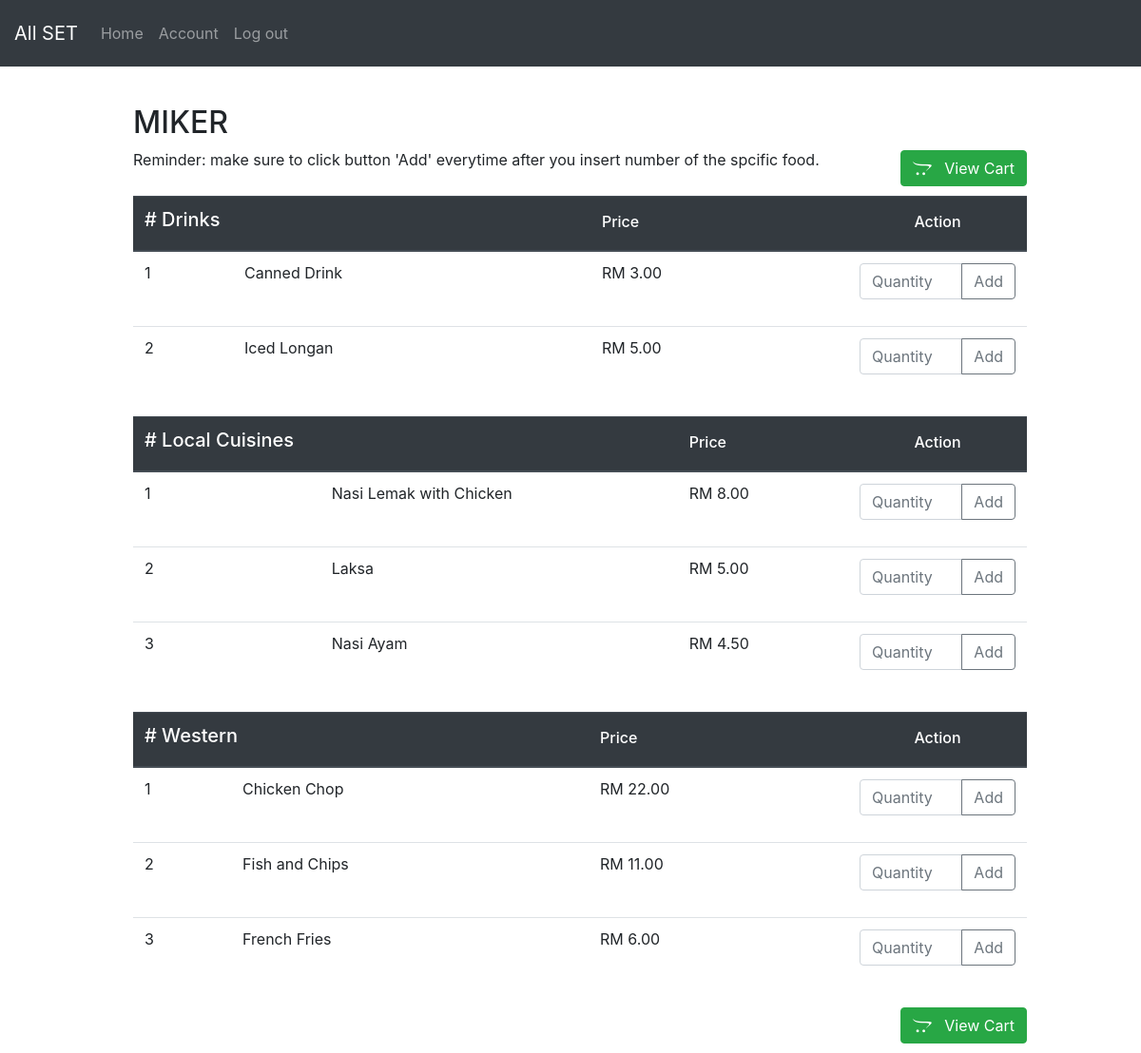
The page /food_menu_customer.php?action=shop&id=1 on the database its author committed.
### tables this page shows
CREATE TABLE `restaurant_owner` (
  `owner_id` int(11) NOT NULL,
  `restaurant_name` varchar(255) NOT NULL,
  `owner_name` varchar(255) NOT NULL,
  `phone_no` varchar(255) NOT NULL,
  `owner_email` varchar(255) NOT NULL,
  `restaurant_img` varchar(255) NOT NULL,
  `available` varchar(255) NOT NULL
);

CREATE TABLE `food_type` (
  `food_type_id` varchar(8) NOT NULL,
  `food_desc` varchar(255) NOT NULL
);

CREATE TABLE `food` (
  `food_id` int(255) NOT NULL,
  `owner_id` int(255) NOT NULL,
  `food_name` varchar(255) NOT NULL,
  `food_type_id` varchar(8) NOT NULL,
  `food_price` decimal(6,2) NOT NULL
);

### food_menu_customer.php (the view, shortened to what this page needs)
<?php
  include_once 'dbConn.php';
  include_once 'top-nav.php';
?>
<head>
</head>
<body>
	<?php
		$owner_id = $_SESSION['restaurant'];
		$food_type = "SELECT * FROM food_type;";
		$foodtype_result = mysqli_query($conn, $food_type);
		$owner_rest = "SELECT * FROM restaurant_owner WHERE owner_id ='".$owner_id."';";
		$owner_result = mysqli_query($conn, $owner_rest);
	?>
	<div class="d-flex justify-content-center">
		<div class="main-box">
			<div class="d-flex justify-content-between top-menu" style="margin-bottom: 10px;">
				<div class="rest-name">
					<h2><span>
						<?php
							while ($owner = mysqli_fetch_assoc($owner_result)) {
								echo $owner['restaurant_name'];
							}
						?>
					</span></h2>
					<p>Reminder: make sure to click button 'Add' everytime after you insert number of the spcific food.</p>
				</div>
				<div class="cart-button mt-auto">
					<a href="cart-customer.php" type="button" class="btn btn-success"><i class="fab fa-opencart"></i>&nbsp;&nbsp; View Cart</a>
				</div>
			</div>
			<div class="food-list">
					<?php
						while ($ft_record = mysqli_fetch_assoc($foodtype_result)) {
							$ft = $ft_record['food_type_id'];
							$food_menu = "SELECT * FROM food WHERE owner_id ='".$owner_id."' AND food_type_id = '".$ft."';";
							$food_result = mysqli_query($conn, $food_menu);
							if($food_result->num_rows > 0){
								echo "<table class='table'>";
								echo "<thead class='thead-dark'><tr><th scope='col' colspan='2'><h5># ".$ft_record['food_desc']."</h5></th>";
								echo "<th scope='col'><h6>Price</h6></th>";
								echo "<th scope='col'><center><h6>Action</h6></center></th></tr>";
								echo "</thead><tbody>";
								$i = 1;
								while ($fr_record = mysqli_fetch_assoc($food_result)) {
					?>
							<tr>
								<td><?php echo $i;?></td>
								<td class="food-name"><p><?php echo $fr_record['food_name']; ?></p></td>
								<td class="food-price"><p>RM <?php echo $fr_record['food_price']; ?></p></td>
								<td class="food-action">
									<form method="post" action="food_menu_customer.php?action=add&id=<?php echo $fr_record['food_id']; ?>" >
										<div class="input-group" action="food-menu-customer.php?action=add$id=<?php echo $fr_record['food_id'];?>">
									    	<input type="number" class="form-control" placeholder="Quantity" name="quantity">
									    	<div class="input-group-append">
									    		<input type="submit" name="add" class="btn btn-outline-secondary" value="Add"></input>
									  		</div>
										</div>
									</form>
								</td>
							</tr>
					<?php
								$i++;
								}
								echo "</tbody></table>";
							}
						}
					?>
			</div>
			<div class="d-flex justify-content-end" style="margin-bottom: 10px;">
				<div class="cart-button mt-auto">
					<a href="cart-customer.php" type="button" class="btn btn-success"><i class="fab fa-opencart"></i>&nbsp;&nbsp; View Cart</a>
				</div>
			</div>
		</div>
	</div>
</body>

### food_menu_customer.php (style rules this page uses)
.main-box { border: 1px transparent; width: 80%; min-height: 200px; margin-top: 20px; padding: 20px 0px 0px 20px; }
.food-name { width: 40%; }
.food-action { width: 20%; }

### rows shown on the page
restaurant_owner: restaurant_name "MIKER"
food_type: food_desc "Drinks"
food: food_name "Canned Drink", food_price "3.00"
food: food_name "Iced Longan", food_price "5.00"
food_type: food_desc "Local Cuisines"
food: food_name "Nasi Lemak with Chicken", food_price "8.00"
food: food_name "Laksa", food_price "5.00"
food: food_name "Nasi Ayam", food_price "4.50"
food_type: food_desc "Western"
food: food_name "Chicken Chop", food_price "22.00"
food: food_name "Fish and Chips", food_price "11.00"
food: food_name "French Fries", food_price "6.00"
